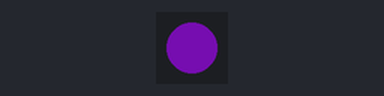
The sketch below on a simulated Arduino Uno, built with avr-gcc and run on an emulated ATmega328P. Parts: 1 RGB LEDs in strip order, left to right. Dim RGB values are drawn brighter than linear; random numbers use the default seed unless the sketch sets one.

Above: at 0.1 s.
At 8.0 s:
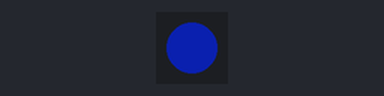
At 19.0 s:
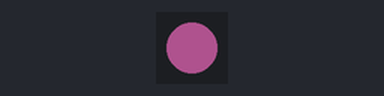
At 39.0 s:
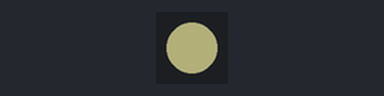
Timing chart, 0 to 40.0 s (numbered marks = the images above):
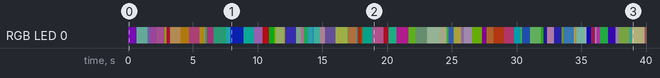

Measured:
- by itself, RGB LED 0: off → RGB(37, 4, 55) at 0.00 s, → RGB(27, 46, 41) 0.66 s later, → RGB(28, 25, 44) 0.88 s later, → RGB(24, 11, 24) 0.17 s later, … (86 changes in this stretch)

The sketch:

GemmaNeoPixelTest.ino
```cpp
// Low power NeoPixel earrings example.  Makes a nice blinky display
// with just a few LEDs on at any time...uses MUCH less juice than
// rainbow display!

#include <Adafruit_NeoPixel.h>

#define PIN 0

Adafruit_NeoPixel pixels = Adafruit_NeoPixel(1, PIN);

uint8_t  mode   = 0, // Current animation effect
         offset = 0; // Position of spinny eyes
uint32_t color  = 0xffae00; // Start red
uint32_t prevTime;

void setup() {
  pixels.begin();
  pixels.setBrightness(60); // 1/3 brightness
  prevTime = millis();
}

void loop() {
  uint8_t  i;
  uint32_t t;

  switch(mode) {

   case 0: // Random sparks - just one LED on at a time!
    i = 0; //random(32);
    pixels.setPixelColor(i, pixels.Color(random(255),random(255),random(255)));
    pixels.show();
    delay(random(1000));
    pixels.setPixelColor(i, 0);
    break;

   case 1: // Spinny wheels (8 LEDs on at a time)
    for(i=0; i<16; i++) {
      uint32_t c = 0;
      if(((offset + i) & 7) < 2) c = color; // 4 pixels on...
      pixels.setPixelColor(   i, c); // First eye
      pixels.setPixelColor(31-i, c); // Second eye (flipped)
    }
    pixels.show();
    offset++;
    delay(50);
    break;
  }

  t = millis();
  if((t - prevTime) > 8000) {      // Every 8 seconds...
    //mode++;                        // Next mode
    if(mode > 1) {                 // End of modes?
      mode = 0;                    // Start modes over
      color >>= 8;                 // Next color R->G->B
      if(!color) color = 0xffae00; // Reset to red
    }
    //for(i=0; i<32; i++) pixels.setPixelColor(i, 0);
    prevTime = t;
  }
}
```
